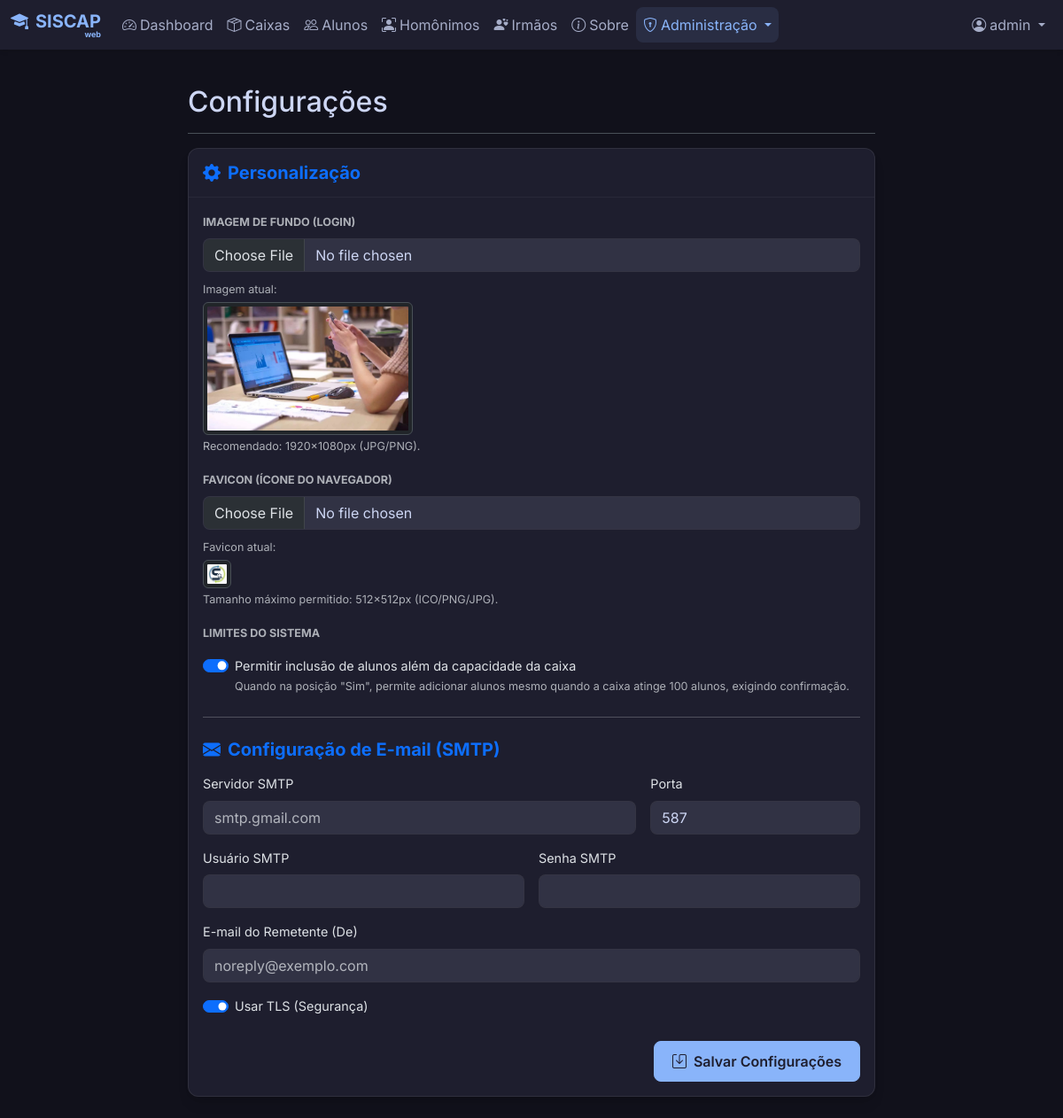
The app's page /configuracoes (signed in) with its own data.
### models.py (models this page shows, shortened)
class User(UserMixin, db.Model):
    id = db.Column(db.Integer, primary_key=True)
    username = db.Column(db.String(80), unique=True, nullable=False)
    full_name = db.Column(db.String(120), nullable=True) # "Nome"
    cpf = db.Column(db.String(14), unique=True, nullable=True) # Formatted CPF 000.000.000-00
    email = db.Column(db.String(120), unique=True, nullable=True)
    password_hash = db.Column(db.String(200), nullable=False)
    role = db.Column(db.String(20), default='Usuário')
    active = db.Column(db.Boolean, default=True)

class SystemConfig(db.Model):
    id = db.Column(db.Integer, primary_key=True)
    smtp_server = db.Column(db.String(120), nullable=True)
    smtp_port = db.Column(db.Integer, default=587)
    smtp_username = db.Column(db.String(120), nullable=True)
    smtp_password = db.Column(db.String(120), nullable=True)
    smtp_use_tls = db.Column(db.Boolean, default=True)
    smtp_sender_email = db.Column(db.String(120), nullable=True)
    login_image = db.Column(db.String(200), nullable=True) # Path relative to static folder (e.g. 'img/login_bg.jpg')
    favicon_path = db.Column(db.String(200), nullable=True) # Path relative to static folder
    permitir_alunos_acima_capacidade = db.Column(db.Boolean, default=False)

### app.py (the view, shortened to what this page needs)
@app.route('/configuracoes', methods=['GET', 'POST'])
@login_required
def configuracoes():
    config = SystemConfig.query.first()
    if not config:
        config = SystemConfig()
        db.session.add(config)
        db.session.commit()
    return render_template('configuracoes.html', config=config)

### app.py (called while the page is built)
def create_app(config_class=DevelopmentConfig):
    if os.environ.get('FLASK_ENV') == 'production':
        config_class = ProductionConfig
    app = Flask(__name__)
    app.config.from_object(config_class)
    app.config['PERMANENT_SESSION_LIFETIME'] = timedelta(minutes=10)
    db.init_app(app)
    login_manager = LoginManager()
    login_manager.login_view = 'login'
    login_manager.login_message = ''
    login_manager.login_message_category = 'info'
    login_manager.init_app(app)
    @login_manager.user_loader
    def load_user(user_id):
        return User.query.get(int(user_id))
    return app, login_manager

@app.context_processor
def inject_system_config():
    return dict(system_config=SystemConfig.query.first())

@app.before_request
def check_session_timeout():
    if current_user.is_authenticated:
        session.permanent = True
        last_activity = session.get('last_activity')
        if last_activity:
            last_activity_time = datetime.fromisoformat(last_activity)
            now = datetime.now()
            if now - last_activity_time > timedelta(minutes=10):
                logout_user()
                session.clear()
                flash('Sua sessão expirou por inatividade. Por favor, faça login novamente.', 'warning')
                return redirect(url_for('login'))
        session['last_activity'] = datetime.now().isoformat()

@app.before_request
def check_admin_access():
    admin_routes = ['/usuarios', '/configuracoes', '/importacoes', '/auditoria', '/usuarios/gerenciar']
    if request.path in admin_routes or request.path.startswith('/usuarios/'):
        if current_user.is_authenticated and current_user.role != 'Administrador':
            flash('Acesso negado. Apenas administradores podem acessar esta área.', 'error')
            return redirect(url_for('dashboard'))

### templates/configuracoes.html (shortened to what this page needs)
{% extends 'base.html' %}
{% block content %}
<div style="font-size: 0.9rem;">
    <div class="row justify-content-center">
        <div class="col-md-8">
            <div
                class="d-flex justify-content-between flex-wrap flex-md-nowrap align-items-center pt-3 pb-2 mb-3 border-bottom">
                <h1 class="h2">Configurações</h1>
            </div>
            <div class="card shadow-sm border-0 mb-4">
                <div class="card-header bg-transparent py-3">
                    <h5 class="card-title fw-bold mb-0 text-primary">
                        <i class="bi bi-gear-fill me-2"></i>Personalização
                    </h5>
                </div>
                <div class="card-body">
                    <form action="{{ url_for('configuracoes') }}" method="POST" enctype="multipart/form-data">
                        <div class="mb-3">
                            <label for="login_image" class="form-label fw-bold small text-muted text-uppercase">Imagem
                                de
                                Fundo (Login)</label>
                            <input class="form-control" type="file" id="login_image" name="login_image"
                                accept="image/*">
                            {% if config.login_image %}
                            <div class="mt-2">
                                <small class="text-muted">Imagem atual:</small>
                                <img src="{{ url_for('static', filename=config.login_image) }}" alt="Preview"
                                    class="img-thumbnail d-block mt-1" style="max-height: 150px;">
                            </div>
                            {% endif %}
                            <div class="form-text">Recomendado: 1920x1080px (JPG/PNG).</div>
                        </div>
                        <div class="mb-3">
                            <label for="favicon" class="form-label fw-bold small text-muted text-uppercase">
                                Favicon (Ícone do Navegador)
                            </label>
                            <input class="form-control" type="file" id="favicon" name="favicon"
                                accept=".ico,.png,.jpg,.jpeg">
                            {% if config.favicon_path %}
                            <div class="mt-2">
                                <small class="text-muted">Favicon atual:</small>
                                <img src="{{ url_for('static', filename=config.favicon_path) }}" alt="Favicon"
                                    class="img-thumbnail d-block mt-1" style="width: 32px; height: 32px;">
                            </div>
                            {% endif %}
                            <div class="form-text">Tamanho máximo permitido: 512x512px (ICO/PNG/JPG).</div>
                        </div>
                        <div class="mb-3">
                            <label class="form-label fw-bold small text-muted text-uppercase">
                                Limites do Sistema
                            </label>
                            <div class="form-check form-switch mt-2">
                                <input class="form-check-input" type="checkbox" id="permitir_alunos_acima_capacidade"
                                    name="permitir_alunos_acima_capacidade" {% if
                                    config.permitir_alunos_acima_capacidade %}checked{% endif %}>
                                <label class="form-check-label" for="permitir_alunos_acima_capacidade">
                                    Permitir inclusão de alunos além da capacidade da caixa
                                </label>
                                <div class="form-text">Quando na posição "Sim", permite adicionar alunos mesmo quando a
                                    caixa atinge 100 alunos, exigindo confirmação.</div>
                            </div>
                        </div>
                        <hr class="my-4">
                        <h5 class="card-title fw-bold mb-3 text-primary">
                            <i class="bi bi-envelope-fill me-2"></i>Configuração de E-mail (SMTP)
                        </h5>
                        <div class="row g-3">
                            <div class="col-md-8">
                                <label for="smtp_server" class="form-label">Servidor SMTP</label>
                                <input type="text" class="form-control" id="smtp_server" name="smtp_server"
                                    value="{{ config.smtp_server or '' }}" placeholder="smtp.gmail.com">
                            </div>
                            <div class="col-md-4">
                                <label for="smtp_port" class="form-label">Porta</label>
                                <input type="number" class="form-control" id="smtp_port" name="smtp_port"
                                    value="{{ config.smtp_port or 587 }}">
                            </div>
                            <div class="col-md-6">
                                <label for="smtp_username" class="form-label">Usuário SMTP</label>
                                <input type="text" class="form-control" id="smtp_username" name="smtp_username"
                                    value="{{ config.smtp_username or '' }}">
                            </div>
                            <div class="col-md-6">
                                <label for="smtp_password" class="form-label">Senha SMTP</label>
                                <input type="password" class="form-control" id="smtp_password" name="smtp_password"
                                    value="{{ config.smtp_password or '' }}">
                            </div>
                            <div class="col-12">
                                <label for="smtp_sender_email" class="form-label">E-mail do Remetente (De)</label>
                                <input type="email" class="form-control" id="smtp_sender_email" name="smtp_sender_email"
                                    value="{{ config.smtp_sender_email or '' }}" placeholder="noreply@exemplo.com">
                            </div>
                            <div class="col-12">
                                <div class="form-check form-switch">
                                    <input class="form-check-input" type="checkbox" id="smtp_use_tls"
                                        name="smtp_use_tls" {% if config.smtp_use_tls %}checked{% endif %}>
                                    <label class="form-check-label" for="smtp_use_tls">Usar TLS (Segurança)</label>
                                </div>
                            </div>
                        </div>
                        <div class="d-grid gap-2 d-md-flex justify-content-md-end mt-4">
                            <button type="submit" class="btn btn-primary px-4">
                                <i class="bi bi-save me-2"></i>Salvar Configurações
                            </button>
                        </div>
                    </form>
                </div>
            </div>
        </div>
    </div>
</div>
{% endblock %}

### templates/base.html (shortened to what this page needs)
<!DOCTYPE html>
<html lang="pt-BR" data-bs-theme="dark">
<head>
    <link href="https://cdn.jsdelivr.net/npm/bootstrap@5.3.2/dist/css/bootstrap.min.css" rel="stylesheet"
>
    <link rel="stylesheet" href="https://cdn.jsdelivr.net/npm/bootstrap-icons@1.11.1/font/bootstrap-icons.css">
    <link rel="stylesheet" href="{{ url_for('static', filename='css/style.css') }}">
</head>
<body>
    {% if current_user.is_authenticated %}
    <nav class="navbar navbar-expand-lg navbar-dark sticky-top mb-4">
        <div class="container-fluid">
            <a class="navbar-brand d-inline-flex flex-column align-items-end" style="line-height: 1;"
                href="{{ url_for('dashboard') }}">
                <div><i class="bi bi-mortarboard-fill me-2"></i>SISCAP</div>
                <span style="font-size: 45%;">web</span>
            </a>
            <div class="collapse navbar-collapse" id="navbarNav">
                <ul class="navbar-nav me-auto mb-2 mb-lg-0">
                    <li class="nav-item">
                        <a class="nav-link {% if request.path == '/' %}active{% endif %}"
                            href="{{ url_for('dashboard') }}">
                            <i class="bi bi-speedometer2 me-1"></i>Dashboard
                        </a>
                    </li>
                    <li class="nav-item">
                        <a class="nav-link {% if request.path == '/caixas' %}active{% endif %}"
                            href="{{ url_for('caixas') }}">
                            <i class="bi bi-box-seam me-1"></i>Caixas
                        </a>
                    </li>
                    <li class="nav-item">
                        <a class="nav-link {% if request.path.startswith('/alunos') %}active{% endif %}"
                            href="{{ url_for('alunos') }}">
                            <i class="bi bi-people me-1"></i>Alunos
                        </a>
                    </li>
                    <li class="nav-item">
                        <a class="nav-link {% if request.path == '/homonimos' %}active{% endif %}"
                            href="{{ url_for('homonimos') }}">
                            <i class="bi bi-person-bounding-box me-1"></i>Homônimos
                        </a>
                    </li>
                    <li class="nav-item">
                        <a class="nav-link {% if request.path == '/irmaos' %}active{% endif %}"
                            href="{{ url_for('irmaos') }}">
                            <i class="bi bi-person-hearts me-1"></i>Irmãos
                        </a>
                    </li>
                    <li class="nav-item">
                        <a class="nav-link {% if request.path == '/sobre' %}active{% endif %}"
                            href="{{ url_for('sobre') }}">
                            <i class="bi bi-info-circle me-1"></i>Sobre
                        </a>
                    </li>
                    {% if current_user.role == 'Administrador' %}
                    <li class="nav-item dropdown">
                        <a class="nav-link dropdown-toggle {% if request.path in ['/usuarios', '/configuracoes', '/importacoes', '/auditoria'] %}active{% endif %}"
                            href="#" id="adminDropdown" role="button" data-bs-toggle="dropdown" aria-expanded="false">
                            <i class="bi bi-shield-lock me-1"></i>Administração
                        </a>
                    </li>
                    {% endif %}
                </ul>
                <ul class="navbar-nav">
                    <li class="nav-item dropdown">
                        <a class="nav-link dropdown-toggle" href="#" id="userDropdown" role="button"
                            data-bs-toggle="dropdown" aria-expanded="false">
                            <i class="bi bi-person-circle me-1"></i>{{ current_user.username }}
                        </a>
                    </li>
                </ul>
            </div>
        </div>
    </nav>
    {% endif %}
    <div class="container-fluid">
        <main class="main-content">
            {% block content %}{% endblock %}
        </main>
    </div>
    <div class="toast-container position-fixed top-0 end-0 p-3" style="z-index: 1055;">
    </div>
</body>
</html>

### static/css/style.css (style rules this page uses)
body { background-color: #11111b !important; color: #cdd6f4 !important; }
.nav-link { color: #a6adc8 !important; }
.nav-link:hover, .nav-link.active { background-color: rgba(137, 180, 250, 0.1) !important; color: #89b4fa !important; border-radius: 8px; }
.card { background-color: #1e1e2e !important; border: 1px solid rgba(255, 255, 255, 0.08) !important; box-shadow: 0 10px 15px -3px rgba(0, 0, 0, 0.1), 0 4px 6px -2px rgba(0, 0, 0, 0.05) !important; border-radius: 12px !important; }
.card-header { background-color: transparent !important; border-bottom: 1px solid rgba(255, 255, 255, 0.05) !important; padding-bottom: 15px !important; padding-top: 15px !important; }
.form-control, .form-select { background-color: #313244 !important; border: 1px solid rgba(255, 255, 255, 0.1) !important; color: #cdd6f4 !important; border-radius: 8px !important; }
.btn-primary { background-color: #89b4fa !important; border-color: #89b4fa !important; color: #1e1e2e !important; font-weight: 600 !important; border-radius: 8px !important; padding: 10px 20px !important; }

### templates/base.html (style rules this page uses)
body { font-family: 'Inter', sans-serif; min-height: 100vh; background-color: #11111b; }
.navbar { background-color: #1e1e2e; box-shadow: 0 2px 5px rgba(0, 0, 0, 0.1); }
.nav-link { color: rgba(255, 255, 255, 0.7); transition: all 0.3s; }
.nav-link:hover, .nav-link.active { color: #89b4fa; }
.navbar-brand { color: #89b4fa !important; font-weight: 700; }
.card { background-color: #1e1e2e; border: 1px solid rgba(255, 255, 255, 0.05); box-shadow: 0 4px 6px rgba(0, 0, 0, 0.1); }

### records on screen
User: username "admin"
SystemConfig: login_image (picture), favicon_path (picture), permitir_alunos_acima_capacidade "☑", smtp_port "587", smtp_use_tls "☑"
